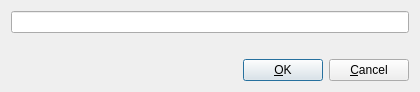
<?xml version="1.0" encoding="UTF-8"?>
<ui version="4.0">
 <class>GotoDialog</class>
 <widget class="QDialog" name="GotoDialog">
  <property name="geometry">
   <rect>
    <x>0</x>
    <y>0</y>
    <width>420</width>
    <height>92</height>
   </rect>
  </property>
  <property name="contextMenuPolicy">
   <enum>Qt::NoContextMenu</enum>
  </property>
  <property name="windowTitle">
   <string>Follow expression...</string>
  </property>
  <property name="windowIcon">
   <iconset resource="../../resource.qrc">
    <normaloff>:/icons/images/alphabet/G.png</normaloff>:/icons/images/alphabet/G.png</iconset>
  </property>
  <layout class="QVBoxLayout" name="verticalLayout_3">
   <item>
    <layout class="QVBoxLayout" name="verticalLayout_2">
     <item>
      <layout class="QVBoxLayout" name="verticalLayout">
       <item>
        <widget class="QLineEdit" name="editExpression"/>
       </item>
       <item>
        <widget class="QLabel" name="labelError">
         <property name="text">
          <string/>
         </property>
         <property name="textFormat">
          <enum>Qt::RichText</enum>
         </property>
        </widget>
       </item>
      </layout>
     </item>
     <item>
      <layout class="QHBoxLayout" name="horizontalLayout">
       <item>
        <spacer name="horizontalSpacer">
         <property name="orientation">
          <enum>Qt::Horizontal</enum>
         </property>
         <property name="sizeHint" stdset="0">
          <size>
           <width>40</width>
           <height>20</height>
          </size>
         </property>
        </spacer>
       </item>
       <item>
        <widget class="QPushButton" name="buttonOk">
         <property name="text">
          <string>&amp;OK</string>
         </property>
        </widget>
       </item>
       <item>
        <widget class="QPushButton" name="buttonCancel">
         <property name="text">
          <string>&amp;Cancel</string>
         </property>
        </widget>
       </item>
      </layout>
     </item>
    </layout>
   </item>
  </layout>
 </widget>
 <tabstops>
  <tabstop>editExpression</tabstop>
  <tabstop>buttonOk</tabstop>
  <tabstop>buttonCancel</tabstop>
 </tabstops>
 <resources>
  <include location="../../resource.qrc"/>
 </resources>
 <connections>
  <connection>
   <sender>buttonCancel</sender>
   <signal>clicked()</signal>
   <receiver>GotoDialog</receiver>
   <slot>close()</slot>
   <hints>
    <hint type="sourcelabel">
     <x>305</x>
     <y>56</y>
    </hint>
    <hint type="destinationlabel">
     <x>156</x>
     <y>60</y>
    </hint>
   </hints>
  </connection>
  <connection>
   <sender>buttonOk</sender>
   <signal>clicked()</signal>
   <receiver>GotoDialog</receiver>
   <slot>accept()</slot>
   <hints>
    <hint type="sourcelabel">
     <x>229</x>
     <y>49</y>
    </hint>
    <hint type="destinationlabel">
     <x>164</x>
     <y>42</y>
    </hint>
   </hints>
  </connection>
 </connections>
</ui>
